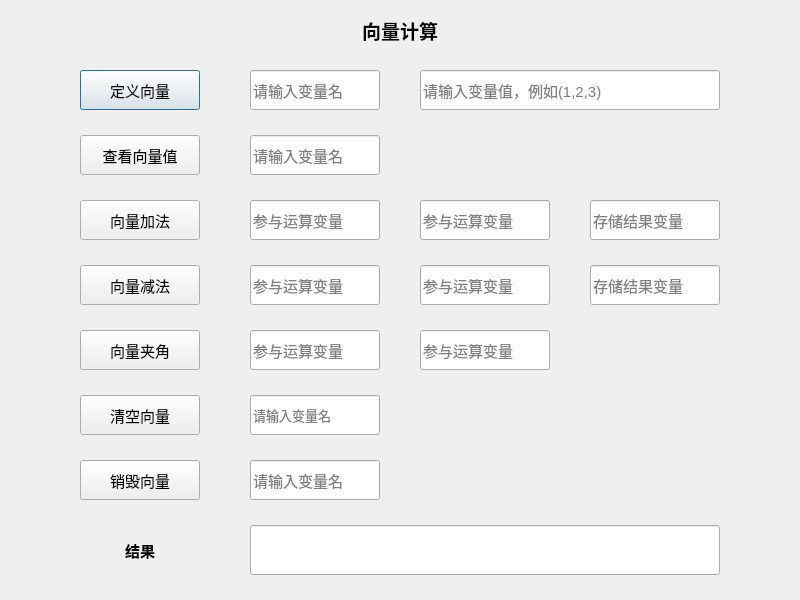
<?xml version="1.0" encoding="UTF-8"?>
<ui version="4.0">
 <class>Myvec</class>
 <widget class="QDialog" name="Myvec">
  <property name="geometry">
   <rect>
    <x>0</x>
    <y>0</y>
    <width>800</width>
    <height>600</height>
   </rect>
  </property>
  <property name="windowTitle">
   <string>Dialog</string>
  </property>
  <widget class="QLabel" name="label">
   <property name="geometry">
    <rect>
     <x>300</x>
     <y>10</y>
     <width>200</width>
     <height>40</height>
    </rect>
   </property>
   <property name="font">
    <font>
     <family>微软雅黑</family>
     <pointsize>14</pointsize>
     <weight>75</weight>
     <bold>true</bold>
    </font>
   </property>
   <property name="text">
    <string>向量计算</string>
   </property>
   <property name="alignment">
    <set>Qt::AlignCenter</set>
   </property>
  </widget>
  <widget class="QPushButton" name="InitButton">
   <property name="geometry">
    <rect>
     <x>80</x>
     <y>70</y>
     <width>120</width>
     <height>40</height>
    </rect>
   </property>
   <property name="font">
    <font>
     <family>微软雅黑</family>
     <pointsize>11</pointsize>
    </font>
   </property>
   <property name="text">
    <string>定义向量</string>
   </property>
  </widget>
  <widget class="QPushButton" name="LookButton">
   <property name="geometry">
    <rect>
     <x>80</x>
     <y>135</y>
     <width>120</width>
     <height>40</height>
    </rect>
   </property>
   <property name="font">
    <font>
     <family>微软雅黑</family>
     <pointsize>11</pointsize>
    </font>
   </property>
   <property name="text">
    <string>查看向量值</string>
   </property>
  </widget>
  <widget class="QPushButton" name="AddButton">
   <property name="geometry">
    <rect>
     <x>80</x>
     <y>200</y>
     <width>120</width>
     <height>40</height>
    </rect>
   </property>
   <property name="font">
    <font>
     <family>微软雅黑</family>
     <pointsize>11</pointsize>
    </font>
   </property>
   <property name="text">
    <string>向量加法</string>
   </property>
  </widget>
  <widget class="QPushButton" name="SubButton">
   <property name="geometry">
    <rect>
     <x>80</x>
     <y>265</y>
     <width>120</width>
     <height>40</height>
    </rect>
   </property>
   <property name="font">
    <font>
     <family>微软雅黑</family>
     <pointsize>11</pointsize>
    </font>
   </property>
   <property name="text">
    <string>向量减法</string>
   </property>
  </widget>
  <widget class="QPushButton" name="DestroyButton">
   <property name="geometry">
    <rect>
     <x>80</x>
     <y>460</y>
     <width>120</width>
     <height>40</height>
    </rect>
   </property>
   <property name="font">
    <font>
     <family>微软雅黑</family>
     <pointsize>11</pointsize>
    </font>
   </property>
   <property name="text">
    <string>销毁向量</string>
   </property>
  </widget>
  <widget class="QPushButton" name="ClearButton">
   <property name="geometry">
    <rect>
     <x>80</x>
     <y>395</y>
     <width>120</width>
     <height>40</height>
    </rect>
   </property>
   <property name="font">
    <font>
     <family>微软雅黑</family>
     <pointsize>11</pointsize>
    </font>
   </property>
   <property name="text">
    <string>清空向量</string>
   </property>
  </widget>
  <widget class="QLineEdit" name="InitEdit2">
   <property name="geometry">
    <rect>
     <x>420</x>
     <y>70</y>
     <width>300</width>
     <height>40</height>
    </rect>
   </property>
   <property name="font">
    <font>
     <pointsize>11</pointsize>
    </font>
   </property>
   <property name="placeholderText">
    <string>请输入变量值，例如(1,2,3)</string>
   </property>
  </widget>
  <widget class="QLineEdit" name="ResultEdit">
   <property name="geometry">
    <rect>
     <x>250</x>
     <y>525</y>
     <width>470</width>
     <height>50</height>
    </rect>
   </property>
   <property name="font">
    <font>
     <pointsize>11</pointsize>
    </font>
   </property>
  </widget>
  <widget class="QLineEdit" name="AddEdit2">
   <property name="geometry">
    <rect>
     <x>420</x>
     <y>200</y>
     <width>130</width>
     <height>40</height>
    </rect>
   </property>
   <property name="font">
    <font>
     <pointsize>11</pointsize>
    </font>
   </property>
   <property name="placeholderText">
    <string>参与运算变量</string>
   </property>
  </widget>
  <widget class="QLineEdit" name="SubEdit2">
   <property name="geometry">
    <rect>
     <x>420</x>
     <y>265</y>
     <width>130</width>
     <height>40</height>
    </rect>
   </property>
   <property name="font">
    <font>
     <pointsize>11</pointsize>
    </font>
   </property>
   <property name="placeholderText">
    <string>参与运算变量 </string>
   </property>
  </widget>
  <widget class="QLineEdit" name="SubEdit3">
   <property name="geometry">
    <rect>
     <x>590</x>
     <y>265</y>
     <width>130</width>
     <height>40</height>
    </rect>
   </property>
   <property name="font">
    <font>
     <pointsize>11</pointsize>
    </font>
   </property>
   <property name="placeholderText">
    <string>存储结果变量</string>
   </property>
  </widget>
  <widget class="QLineEdit" name="AddEdit3">
   <property name="geometry">
    <rect>
     <x>590</x>
     <y>200</y>
     <width>130</width>
     <height>40</height>
    </rect>
   </property>
   <property name="font">
    <font>
     <pointsize>11</pointsize>
    </font>
   </property>
   <property name="placeholderText">
    <string>存储结果变量</string>
   </property>
  </widget>
  <widget class="QLineEdit" name="CosEdit1">
   <property name="geometry">
    <rect>
     <x>250</x>
     <y>330</y>
     <width>130</width>
     <height>40</height>
    </rect>
   </property>
   <property name="font">
    <font>
     <pointsize>11</pointsize>
    </font>
   </property>
   <property name="placeholderText">
    <string>参与运算变量 </string>
   </property>
  </widget>
  <widget class="QPushButton" name="CosButton">
   <property name="geometry">
    <rect>
     <x>80</x>
     <y>330</y>
     <width>120</width>
     <height>40</height>
    </rect>
   </property>
   <property name="font">
    <font>
     <family>微软雅黑</family>
     <pointsize>11</pointsize>
    </font>
   </property>
   <property name="text">
    <string>向量夹角</string>
   </property>
  </widget>
  <widget class="QLineEdit" name="CosEdit2">
   <property name="geometry">
    <rect>
     <x>420</x>
     <y>330</y>
     <width>130</width>
     <height>40</height>
    </rect>
   </property>
   <property name="font">
    <font>
     <pointsize>11</pointsize>
    </font>
   </property>
   <property name="placeholderText">
    <string>参与运算变量 </string>
   </property>
  </widget>
  <widget class="QLineEdit" name="LookEdit">
   <property name="geometry">
    <rect>
     <x>250</x>
     <y>135</y>
     <width>130</width>
     <height>40</height>
    </rect>
   </property>
   <property name="font">
    <font>
     <pointsize>11</pointsize>
    </font>
   </property>
   <property name="placeholderText">
    <string>请输入变量名 </string>
   </property>
  </widget>
  <widget class="QLineEdit" name="SubEdit1">
   <property name="geometry">
    <rect>
     <x>250</x>
     <y>265</y>
     <width>130</width>
     <height>40</height>
    </rect>
   </property>
   <property name="font">
    <font>
     <pointsize>11</pointsize>
    </font>
   </property>
   <property name="placeholderText">
    <string>参与运算变量 </string>
   </property>
  </widget>
  <widget class="QLineEdit" name="DestroyEdit">
   <property name="geometry">
    <rect>
     <x>250</x>
     <y>460</y>
     <width>130</width>
     <height>40</height>
    </rect>
   </property>
   <property name="font">
    <font>
     <pointsize>11</pointsize>
    </font>
   </property>
   <property name="placeholderText">
    <string>请输入变量名 </string>
   </property>
  </widget>
  <widget class="QLineEdit" name="AddEdit1">
   <property name="geometry">
    <rect>
     <x>250</x>
     <y>200</y>
     <width>130</width>
     <height>40</height>
    </rect>
   </property>
   <property name="font">
    <font>
     <pointsize>11</pointsize>
    </font>
   </property>
   <property name="placeholderText">
    <string>参与运算变量</string>
   </property>
  </widget>
  <widget class="QLineEdit" name="ClearEdit">
   <property name="geometry">
    <rect>
     <x>250</x>
     <y>395</y>
     <width>130</width>
     <height>40</height>
    </rect>
   </property>
   <property name="font">
    <font>
     <pointsize>10</pointsize>
    </font>
   </property>
   <property name="placeholderText">
    <string>请输入变量名 </string>
   </property>
  </widget>
  <widget class="QLineEdit" name="InitEdit1">
   <property name="geometry">
    <rect>
     <x>250</x>
     <y>70</y>
     <width>130</width>
     <height>40</height>
    </rect>
   </property>
   <property name="font">
    <font>
     <pointsize>11</pointsize>
    </font>
   </property>
   <property name="inputMask">
    <string/>
   </property>
   <property name="text">
    <string/>
   </property>
   <property name="placeholderText">
    <string>请输入变量名</string>
   </property>
  </widget>
  <widget class="QLabel" name="label_2">
   <property name="geometry">
    <rect>
     <x>80</x>
     <y>525</y>
     <width>120</width>
     <height>50</height>
    </rect>
   </property>
   <property name="font">
    <font>
     <family>微软雅黑</family>
     <pointsize>11</pointsize>
     <weight>75</weight>
     <bold>true</bold>
    </font>
   </property>
   <property name="text">
    <string>结果</string>
   </property>
   <property name="alignment">
    <set>Qt::AlignCenter</set>
   </property>
  </widget>
 </widget>
 <resources/>
 <connections/>
</ui>
